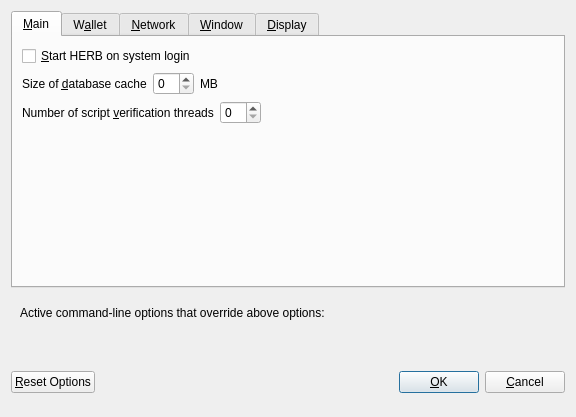
<?xml version="1.0" encoding="UTF-8"?>
<ui version="4.0">
 <class>OptionsDialog</class>
 <widget class="QDialog" name="OptionsDialog">
  <property name="geometry">
   <rect>
    <x>0</x>
    <y>0</y>
    <width>576</width>
    <height>417</height>
   </rect>
  </property>
  <property name="windowTitle">
   <string>Options</string>
  </property>
  <property name="modal">
   <bool>true</bool>
  </property>
  <layout class="QVBoxLayout" name="verticalLayout">
   <item>
    <widget class="QTabWidget" name="tabWidget">
     <property name="currentIndex">
      <number>0</number>
     </property>
     <widget class="QWidget" name="tabMain">
      <attribute name="title">
       <string>&amp;Main</string>
      </attribute>
      <layout class="QVBoxLayout" name="verticalLayout_Main">
       <item>
        <widget class="QCheckBox" name="bitcoinAtStartup">
         <property name="toolTip">
          <string>Automatically start HERB after logging in to the system.</string>
         </property>
         <property name="text">
          <string>&amp;Start HERB on system login</string>
         </property>
        </widget>
       </item>
       <item>
        <layout class="QHBoxLayout" name="horizontalLayout_2_Main">
         <item>
          <widget class="QLabel" name="databaseCacheLabel">
           <property name="text">
            <string>Size of &amp;database cache</string>
           </property>
           <property name="textFormat">
            <enum>Qt::PlainText</enum>
           </property>
           <property name="buddy">
            <cstring>databaseCache</cstring>
           </property>
          </widget>
         </item>
         <item>
          <widget class="QSpinBox" name="databaseCache"/>
         </item>
         <item>
          <widget class="QLabel" name="databaseCacheUnitLabel">
           <property name="text">
            <string>MB</string>
           </property>
           <property name="textFormat">
            <enum>Qt::PlainText</enum>
           </property>
          </widget>
         </item>
         <item>
          <spacer name="horizontalSpacer_2_Main">
           <property name="orientation">
            <enum>Qt::Horizontal</enum>
           </property>
           <property name="sizeHint" stdset="0">
            <size>
             <width>40</width>
             <height>20</height>
            </size>
           </property>
          </spacer>
         </item>
        </layout>
       </item>
       <item>
        <layout class="QHBoxLayout" name="horizontalLayout_3_Main">
         <item>
          <widget class="QLabel" name="threadsScriptVerifLabel">
           <property name="text">
            <string>Number of script &amp;verification threads</string>
           </property>
           <property name="textFormat">
            <enum>Qt::PlainText</enum>
           </property>
           <property name="buddy">
            <cstring>threadsScriptVerif</cstring>
           </property>
          </widget>
         </item>
         <item>
          <widget class="QSpinBox" name="threadsScriptVerif">
           <property name="toolTip">
            <string>(0 = auto, &lt;0 = leave that many cores free)</string>
           </property>
          </widget>
         </item>
         <item>
          <spacer name="horizontalSpacer_3_Main">
           <property name="orientation">
            <enum>Qt::Horizontal</enum>
           </property>
           <property name="sizeHint" stdset="0">
            <size>
             <width>40</width>
             <height>20</height>
            </size>
           </property>
          </spacer>
         </item>
        </layout>
       </item>
       <item>
        <spacer name="verticalSpacer_Main">
         <property name="orientation">
          <enum>Qt::Vertical</enum>
         </property>
         <property name="sizeHint" stdset="0">
          <size>
           <width>20</width>
           <height>40</height>
          </size>
         </property>
        </spacer>
       </item>
      </layout>
     </widget>
     <widget class="QWidget" name="tabWallet">
      <attribute name="title">
       <string>W&amp;allet</string>
      </attribute>
      <layout class="QVBoxLayout" name="verticalLayout_Wallet">
       <item>
        <widget class="QGroupBox" name="groupBox">
         <property name="title">
          <string>Expert</string>
         </property>
         <layout class="QVBoxLayout" name="verticalLayout_2">
          <item>
           <widget class="QCheckBox" name="coinControlFeatures">
            <property name="toolTip">
             <string>Whether to show coin control features or not.</string>
            </property>
            <property name="text">
             <string>Enable coin &amp;control features</string>
            </property>
           </widget>
          </item>
          <item>
           <widget class="QCheckBox" name="showMasternodesTab">
            <property name="toolTip">
             <string>Show additional tab listing all your masternodes in first sub-tab&lt;br/&gt;and all masternodes on the network in second sub-tab.</string>
            </property>
            <property name="text">
             <string>Show Masternodes Tab</string>
            </property>
           </widget>
          </item>
          <item>
           <widget class="QCheckBox" name="spendZeroConfChange">
            <property name="toolTip">
             <string>If you disable the spending of unconfirmed change, the change from a transaction&lt;br/&gt;cannot be used until that transaction has at least one confirmation.&lt;br/&gt;This also affects how your balance is computed.</string>
            </property>
            <property name="text">
             <string>&amp;Spend unconfirmed change</string>
            </property>
           </widget>
          </item>
         </layout>
        </widget>
       </item>
       <item>
        <spacer name="verticalSpacer_Wallet">
         <property name="orientation">
          <enum>Qt::Vertical</enum>
         </property>
         <property name="sizeHint" stdset="0">
          <size>
           <width>20</width>
           <height>40</height>
          </size>
         </property>
        </spacer>
       </item>
      </layout>
     </widget>
     <widget class="QWidget" name="tabNetwork">
      <attribute name="title">
       <string>&amp;Network</string>
      </attribute>
      <layout class="QVBoxLayout" name="verticalLayout_Network">
       <item>
        <widget class="QCheckBox" name="mapPortUpnp">
         <property name="toolTip">
          <string>Automatically open the HERB client port on the router. This only works when your router supports UPnP and it is enabled.</string>
         </property>
         <property name="text">
          <string>Map port using &amp;UPnP</string>
         </property>
        </widget>
       </item>
       <item>
        <widget class="QCheckBox" name="allowIncoming">
         <property name="toolTip">
          <string>Accept connections from outside</string>
         </property>
         <property name="text">
          <string>Allow incoming connections</string>
         </property>
        </widget>
       </item>
       <item>
        <widget class="QCheckBox" name="connectSocks">
         <property name="toolTip">
          <string>Connect to the HERB network through a SOCKS5 proxy.</string>
         </property>
         <property name="text">
          <string>&amp;Connect through SOCKS5 proxy (default proxy):</string>
         </property>
        </widget>
       </item>
       <item>
        <layout class="QHBoxLayout" name="horizontalLayout_1_Network">
         <item>
          <widget class="QLabel" name="proxyIpLabel">
           <property name="text">
            <string>Proxy &amp;IP:</string>
           </property>
           <property name="textFormat">
            <enum>Qt::PlainText</enum>
           </property>
           <property name="buddy">
            <cstring>proxyIp</cstring>
           </property>
          </widget>
         </item>
         <item>
          <widget class="QValidatedLineEdit" name="proxyIp">
           <property name="minimumSize">
            <size>
             <width>140</width>
             <height>0</height>
            </size>
           </property>
           <property name="maximumSize">
            <size>
             <width>140</width>
             <height>16777215</height>
            </size>
           </property>
           <property name="toolTip">
            <string>IP address of the proxy (e.g. IPv4: 127.0.0.1 / IPv6: ::1)</string>
           </property>
          </widget>
         </item>
         <item>
          <widget class="QLabel" name="proxyPortLabel">
           <property name="text">
            <string>&amp;Port:</string>
           </property>
           <property name="textFormat">
            <enum>Qt::PlainText</enum>
           </property>
           <property name="buddy">
            <cstring>proxyPort</cstring>
           </property>
          </widget>
         </item>
         <item>
          <widget class="QLineEdit" name="proxyPort">
           <property name="minimumSize">
            <size>
             <width>55</width>
             <height>0</height>
            </size>
           </property>
           <property name="maximumSize">
            <size>
             <width>55</width>
             <height>16777215</height>
            </size>
           </property>
           <property name="toolTip">
            <string>Port of the proxy (e.g. 9050)</string>
           </property>
          </widget>
         </item>
         <item>
          <spacer name="horizontalSpacer_1_Network">
           <property name="orientation">
            <enum>Qt::Horizontal</enum>
           </property>
           <property name="sizeHint" stdset="0">
            <size>
             <width>40</width>
             <height>20</height>
            </size>
           </property>
          </spacer>
         </item>
        </layout>
       </item>
       <item>
        <spacer name="verticalSpacer_Network">
         <property name="orientation">
          <enum>Qt::Vertical</enum>
         </property>
         <property name="sizeHint" stdset="0">
          <size>
           <width>20</width>
           <height>40</height>
          </size>
         </property>
        </spacer>
       </item>
      </layout>
     </widget>
     <widget class="QWidget" name="tabWindow">
      <attribute name="title">
       <string>&amp;Window</string>
      </attribute>
      <layout class="QVBoxLayout" name="verticalLayout_Window">
       <item>
        <widget class="QCheckBox" name="minimizeToTray">
         <property name="toolTip">
          <string>Show only a tray icon after minimizing the window.</string>
         </property>
         <property name="text">
          <string>&amp;Minimize to the tray instead of the taskbar</string>
         </property>
        </widget>
       </item>
       <item>
        <widget class="QCheckBox" name="minimizeOnClose">
         <property name="toolTip">
          <string>Minimize instead of exit the application when the window is closed. When this option is enabled, the application will be closed only after selecting Quit in the menu.</string>
         </property>
         <property name="text">
          <string>M&amp;inimize on close</string>
         </property>
        </widget>
       </item>
       <item>
        <spacer name="verticalSpacer_Window">
         <property name="orientation">
          <enum>Qt::Vertical</enum>
         </property>
         <property name="sizeHint" stdset="0">
          <size>
           <width>20</width>
           <height>40</height>
          </size>
         </property>
        </spacer>
       </item>
      </layout>
     </widget>
     <widget class="QWidget" name="tabDisplay">
      <attribute name="title">
       <string>&amp;Display</string>
      </attribute>
      <layout class="QVBoxLayout" name="verticalLayout_Display">
       <item>
        <layout class="QHBoxLayout" name="horizontalLayout_1_Display">
         <item>
          <widget class="QLabel" name="langLabel">
           <property name="text">
            <string>User Interface &amp;language:</string>
           </property>
           <property name="textFormat">
            <enum>Qt::PlainText</enum>
           </property>
           <property name="buddy">
            <cstring>lang</cstring>
           </property>
          </widget>
         </item>
         <item>
          <widget class="QValueComboBox" name="lang">
           <property name="toolTip">
            <string>The user interface language can be set here. This setting will take effect after restarting HERB.</string>
           </property>
          </widget>
         </item>
        </layout>
       </item>
       <item>
        <widget class="QLabel" name="label_3">
         <property name="toolTip">
          <string notr="true"/>
         </property>
         <property name="statusTip">
          <string notr="true"/>
         </property>
         <property name="whatsThis">
          <string notr="true"/>
         </property>
         <property name="accessibleName">
          <string notr="true"/>
         </property>
         <property name="text">
          <string>Language missing or translation incomplete? Help contributing translations here:
https://www.transifex.com/herb-project/herb-project-translations</string>
         </property>
         <property name="wordWrap">
          <bool>true</bool>
         </property>
         <property name="openExternalLinks">
          <bool>true</bool>
         </property>
         <property name="textInteractionFlags">
          <set>Qt::TextBrowserInteraction</set>
         </property>
        </widget>
       </item>
       <item>
        <layout class="QHBoxLayout" name="horizontalLayout_4_Display" stretch="0,0">
         <item>
          <widget class="QLabel" name="themeLabel">
           <property name="text">
            <string>User Interface Theme:</string>
           </property>
          </widget>
         </item>
         <item>
          <widget class="QValueComboBox" name="theme"/>
         </item>
        </layout>
       </item>
       <item>
        <widget class="Line" name="line">
         <property name="orientation">
          <enum>Qt::Horizontal</enum>
         </property>
        </widget>
       </item>
       <item>
        <layout class="QHBoxLayout" name="horizontalLayout_2_Display">
         <item>
          <widget class="QLabel" name="unitLabel">
           <property name="text">
            <string>&amp;Unit to show amounts in:</string>
           </property>
           <property name="textFormat">
            <enum>Qt::PlainText</enum>
           </property>
           <property name="buddy">
            <cstring>unit</cstring>
           </property>
          </widget>
         </item>
         <item>
          <widget class="QValueComboBox" name="unit">
           <property name="toolTip">
            <string>Choose the default subdivision unit to show in the interface and when sending coins.</string>
           </property>
          </widget>
         </item>
        </layout>
       </item>
       <item>
        <layout class="QHBoxLayout" name="horizontalLayout_5_Display">
         <item>
          <widget class="QLabel" name="digitsLabel">
           <property name="text">
            <string>Decimal digits</string>
           </property>
          </widget>
         </item>
         <item>
          <widget class="QValueComboBox" name="digits"/>
         </item>
        </layout>
       </item>
       <item>
        <layout class="QHBoxLayout" name="horizontalLayout_3_Display">
         <item>
          <widget class="QLabel" name="thirdPartyTxUrlsLabel">
           <property name="toolTip">
            <string>Third party URLs (e.g. a block explorer) that appear in the transactions tab as context menu items. %s in the URL is replaced by transaction hash. Multiple URLs are separated by vertical bar |.</string>
           </property>
           <property name="text">
            <string>Third party transaction URLs</string>
           </property>
           <property name="buddy">
            <cstring>thirdPartyTxUrls</cstring>
           </property>
          </widget>
         </item>
         <item>
          <widget class="QLineEdit" name="thirdPartyTxUrls">
           <property name="toolTip">
            <string>Third party URLs (e.g. a block explorer) that appear in the transactions tab as context menu items. %s in the URL is replaced by transaction hash. Multiple URLs are separated by vertical bar |.</string>
           </property>
          </widget>
         </item>
        </layout>
       </item>
       <item>
        <spacer name="verticalSpacer">
         <property name="orientation">
          <enum>Qt::Vertical</enum>
         </property>
         <property name="sizeHint" stdset="0">
          <size>
           <width>20</width>
           <height>40</height>
          </size>
         </property>
        </spacer>
       </item>
      </layout>
     </widget>
    </widget>
   </item>
   <item>
    <widget class="QFrame" name="frame">
     <layout class="QVBoxLayout" name="verticalLayout_Bottom">
      <item>
       <layout class="QHBoxLayout" name="horizontalLayout_Bottom">
        <item>
         <widget class="QLabel" name="overriddenByCommandLineInfoLabel">
          <property name="text">
           <string>Active command-line options that override above options:</string>
          </property>
          <property name="textFormat">
           <enum>Qt::PlainText</enum>
          </property>
         </widget>
        </item>
        <item>
         <spacer name="horizontalSpacer_Bottom">
          <property name="orientation">
           <enum>Qt::Horizontal</enum>
          </property>
          <property name="sizeHint" stdset="0">
           <size>
            <width>40</width>
            <height>20</height>
           </size>
          </property>
         </spacer>
        </item>
       </layout>
      </item>
      <item>
       <widget class="QLabel" name="overriddenByCommandLineLabel">
        <property name="text">
         <string/>
        </property>
        <property name="textFormat">
         <enum>Qt::PlainText</enum>
        </property>
        <property name="wordWrap">
         <bool>true</bool>
        </property>
       </widget>
      </item>
     </layout>
    </widget>
   </item>
   <item>
    <layout class="QHBoxLayout" name="horizontalLayout_Buttons">
     <item>
      <widget class="QPushButton" name="resetButton">
       <property name="toolTip">
        <string>Reset all client options to default.</string>
       </property>
       <property name="text">
        <string>&amp;Reset Options</string>
       </property>
       <property name="autoDefault">
        <bool>false</bool>
       </property>
      </widget>
     </item>
     <item>
      <spacer name="horizontalSpacer_1">
       <property name="orientation">
        <enum>Qt::Horizontal</enum>
       </property>
       <property name="sizeHint" stdset="0">
        <size>
         <width>40</width>
         <height>48</height>
        </size>
       </property>
      </spacer>
     </item>
     <item>
      <widget class="QLabel" name="statusLabel">
       <property name="minimumSize">
        <size>
         <width>200</width>
         <height>0</height>
        </size>
       </property>
       <property name="font">
        <font>
         <weight>75</weight>
         <bold>true</bold>
        </font>
       </property>
       <property name="text">
        <string/>
       </property>
       <property name="textFormat">
        <enum>Qt::PlainText</enum>
       </property>
       <property name="wordWrap">
        <bool>true</bool>
       </property>
      </widget>
     </item>
     <item>
      <spacer name="horizontalSpacer_2">
       <property name="orientation">
        <enum>Qt::Horizontal</enum>
       </property>
       <property name="sizeHint" stdset="0">
        <size>
         <width>40</width>
         <height>48</height>
        </size>
       </property>
      </spacer>
     </item>
     <item>
      <widget class="QPushButton" name="okButton">
       <property name="text">
        <string>&amp;OK</string>
       </property>
       <property name="autoDefault">
        <bool>false</bool>
       </property>
       <property name="default">
        <bool>true</bool>
       </property>
      </widget>
     </item>
     <item>
      <widget class="QPushButton" name="cancelButton">
       <property name="text">
        <string>&amp;Cancel</string>
       </property>
       <property name="autoDefault">
        <bool>false</bool>
       </property>
      </widget>
     </item>
    </layout>
   </item>
  </layout>
 </widget>
 <customwidgets>
  <customwidget>
   <class>QValidatedLineEdit</class>
   <extends>QLineEdit</extends>
   <header>qvalidatedlineedit.h</header>
  </customwidget>
  <customwidget>
   <class>QValueComboBox</class>
   <extends>QComboBox</extends>
   <header>qvaluecombobox.h</header>
  </customwidget>
 </customwidgets>
 <resources/>
 <connections/>
</ui>
